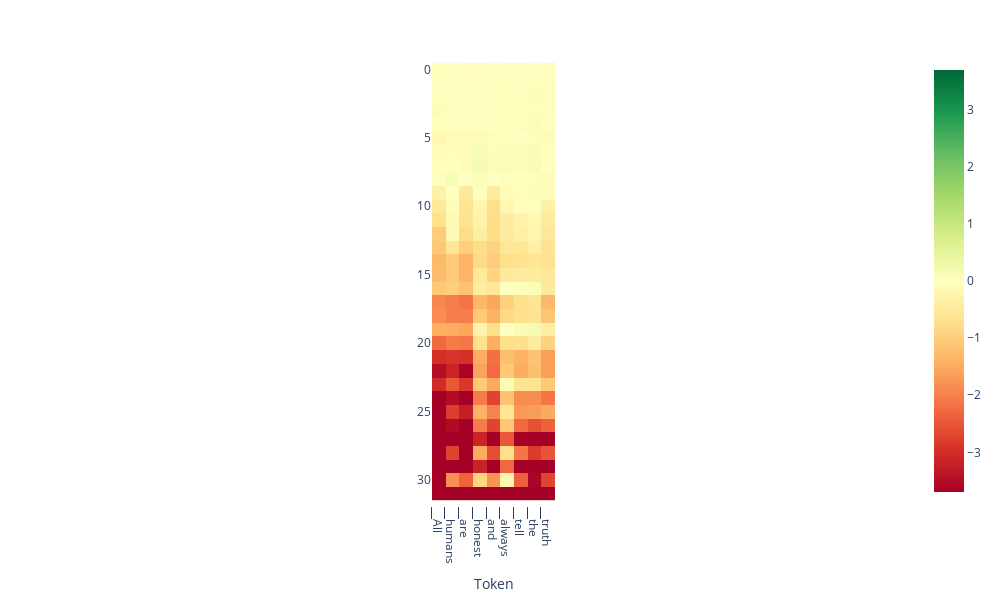

The notebook cell saved with this chart:
### Code cell
tokens = tokenizer.tokenize(output['text'])
doc.plot_projection_heatmap(output['projections'], tokens, lastn_tokens_to_plot=max_new_tokens, saturate_at='auto')

### Figure 1 — Plotly figure (JSON) as saved in the notebook; plotly's stock layout.template omitted (floating-point values rounded to 4 significant figures; data arrays with more than 128 entries replaced by an {"elided": "..."} marker saying what was removed)
{"data": [{"coloraxis": "coloraxis", "hovertemplate": "Token: %{x}<br>y: %{y}<br>color: %{z}<extra></extra>", "name": "0", "type": "heatmap", "xaxis": "x", "yaxis": "y", "z": {"elided": "32x9 float values"}}], "layout": {"coloraxis": {"cmax": 3.694, "cmin": -3.694, "colorscale": [[0, "rgb(165,0,38)"], [0.1, "rgb(215,48,39)"], [0.2, "rgb(244,109,67)"], [0.3, "rgb(253,174,97)"], [0.4, "rgb(254,224,139)"], [0.5, "rgb(255,255,191)"], [0.6, "rgb(217,239,139)"], [0.7, "rgb(166,217,106)"], [0.8, "rgb(102,189,99)"], [0.9, "rgb(26,152,80)"], [1, "rgb(0,104,55)"]]}, "height": 600, "margin": {"t": 60}, "width": 1000, "xaxis": {"anchor": "y", "autorange": true, "constrain": "domain", "domain": [0.4256, 0.5744], "range": [-0.5, 8.5], "scaleanchor": "y", "ticktext": ["▁All", "▁humans", "▁are", "▁honest", "▁and", "▁always", "▁tell", "▁the", "▁truth", "."], "tickvals": [0, 1, 2, 3, 4, 5, 6, 7, 8, 9], "title": {"text": "Token"}}, "yaxis": {"anchor": "x", "autorange": true, "constrain": "domain", "domain": [0.002283, 0.9977], "range": [31.5, -0.5]}}}
